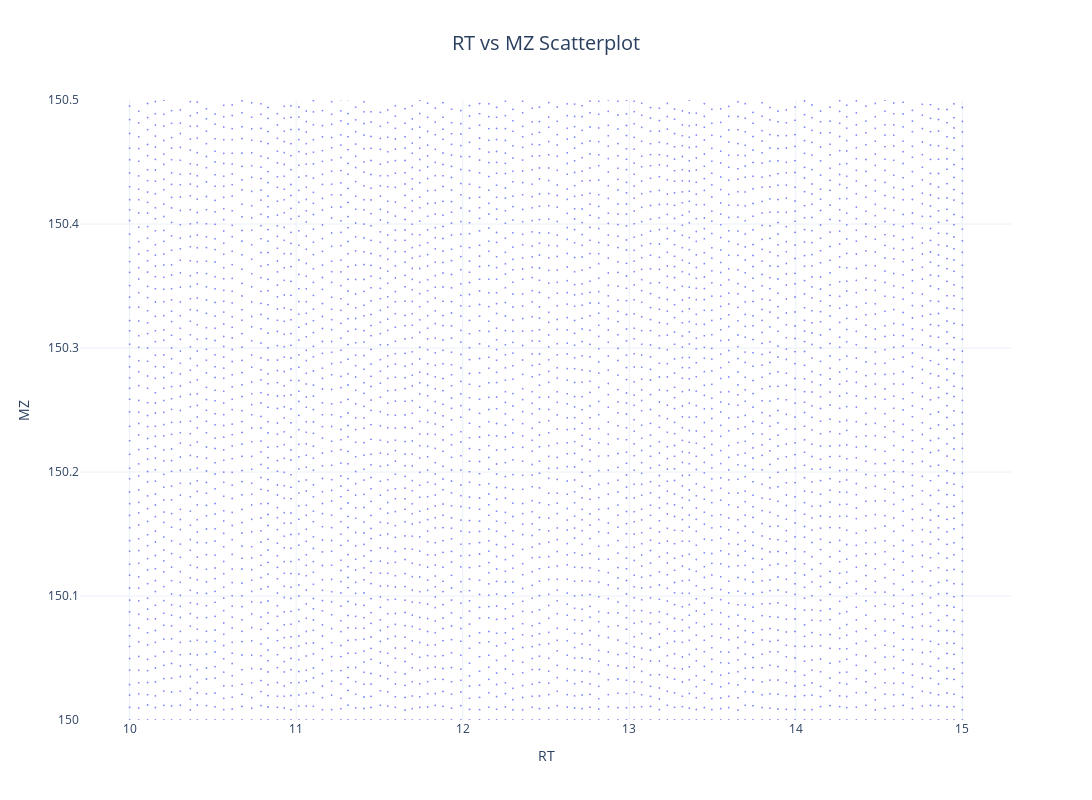

The cell this chart's notebook holds for it:
### Markdown cell above
**5. Plot Grid**

### Code cell
import plotly.express as px

# Prepare data for scatterplot
scatter_data = grid.explode('mz')  # Explode the 'mz' column to create individual rows for each mz value

# Create scatterplot
fig = px.scatter(scatter_data, x='rt', y='mz', title='Grid Scatterplot', labels={'rt': 'RT', 'mz': 'MZ'})
fig.update_layout(
    width=1200,
    height=800,
    template="plotly_white"  # Use a black-and-white background
)
# Show the plot
fig.update_layout(
    # xaxis=dict(range=[xmin, xmax]),
    yaxis=dict(range=[150, 150.5])
)
fig.update_traces(marker=dict(size=2, opacity=0.8))  # Adjust marker size and opacity
fig.update_xaxes(title_text='RT', title_font=dict(size=14))
fig.update_yaxes(title_text='MZ', title_font=dict(size=14))
fig.update_layout(
    title='RT vs MZ Scatterplot',
    title_x=0.5,  # Center the title
    title_font=dict(size=20),
    font=dict(size=12)
)
# Show the plot
fig.show()

### Figure 1 — Plotly figure (JSON) as saved in the notebook; plotly's stock layout.template omitted (floating-point values rounded to 4 significant figures; data arrays with more than 128 entries replaced by an {"elided": "..."} marker saying what was removed)
{"data": [{"hovertemplate": "RT=%{x}<br>MZ=%{y}<extra></extra>", "legendgroup": "", "marker": {"color": "#636efa", "opacity": 0.8, "size": 2, "symbol": "circle"}, "mode": "markers", "name": "", "showlegend": false, "type": "scattergl", "x": {"elided": "99929 float values"}, "xaxis": "x", "y": {"elided": "99929 float values"}, "yaxis": "y"}], "layout": {"font": {"size": 12}, "height": 800, "legend": {"tracegroupgap": 0}, "title": {"font": {"size": 20}, "text": "RT vs MZ Scatterplot", "x": 0.5}, "width": 1200, "xaxis": {"anchor": "y", "domain": [0, 1], "title": {"font": {"size": 14}, "text": "RT"}}, "yaxis": {"anchor": "x", "domain": [0, 1], "range": [150, 150.5], "title": {"font": {"size": 14}, "text": "MZ"}}}}
